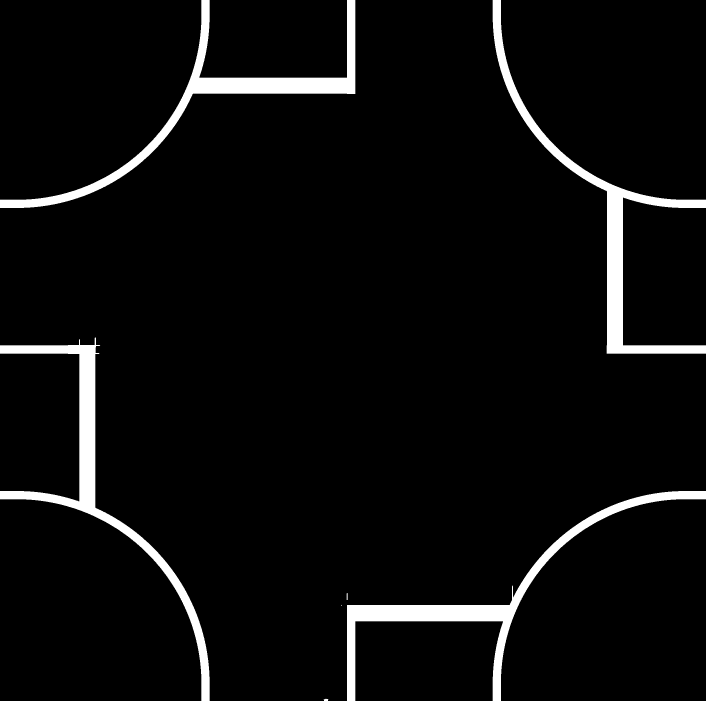
#> input picture Detección de carriles/ECC/intersection binaria.png, 2117 x 2101 px (shown at 1/3 size)
$ python ecc.py
#> lines starting #> are read from the running program, lines starting #| are printed output that depends on the picture; after the words box and inside, x2 and y2 are one past the last pixel; in counts of white or black regions, pixels touching at a corner belong together
import numpy as np
import cv2 as cv

im0 = cv.imread('intersection binaria.png', cv.IMREAD_GRAYSCALE)
#> im0 is the input picture: shape (2101, 2117); min 0, max 255, mean 12.3
im0 = cv.resize(im0, [500,500])
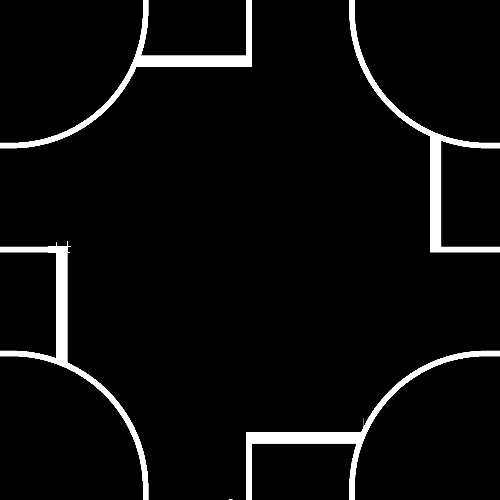
#> im0: shape (500, 500); min 0, max 255, mean 12.4
im1 = cv.imread('Captura de pantalla de bfmc2020_online_2.avi.png', cv.IMREAD_GRAYSCALE)
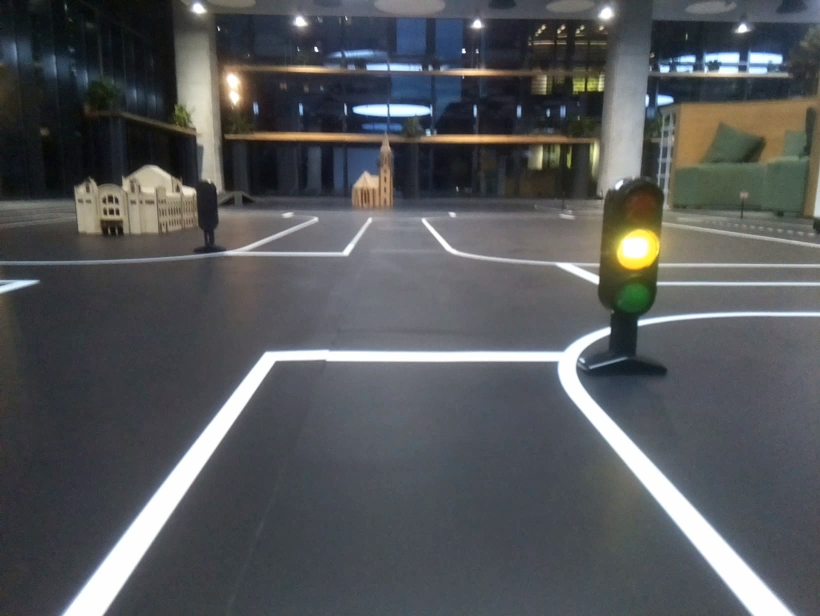
#> input picture Detección de carriles/ECC/Captura de pantalla de bfmc2020_online_2.avi.png, 1640 x 1232 px (shown at 1/2 size)
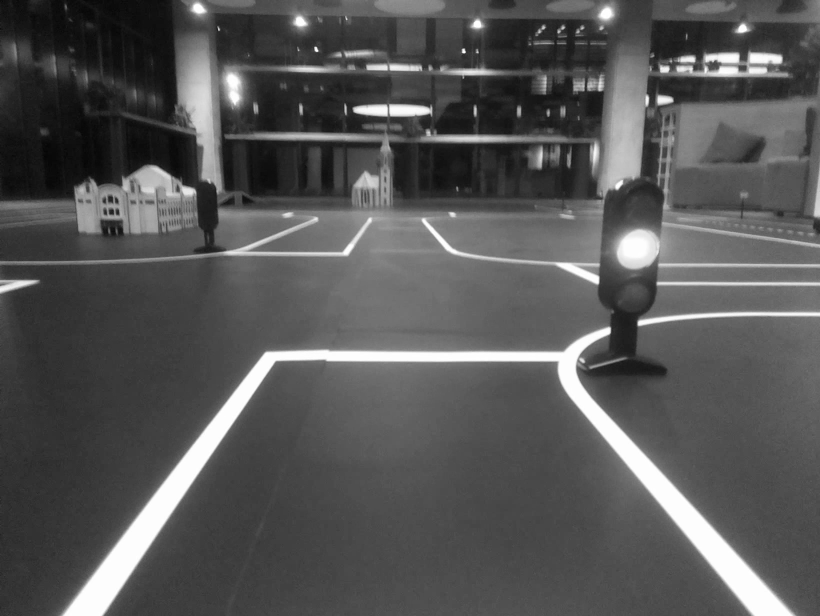
#> im1: shape (1232, 1640) (shown at 1/2 size); min 3, max 255, mean 86.2
im1 = cv.resize(im1, [640,480])
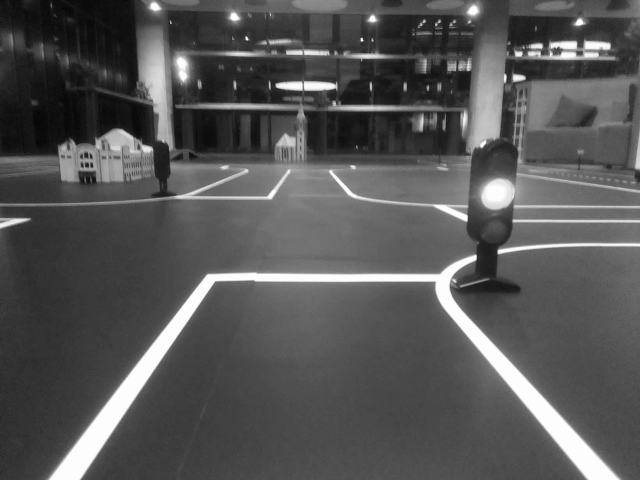
#> im1: shape (480, 640); min 6, max 255, mean 86.1
_, im1 = cv.threshold(im1, 136, 255, cv.THRESH_BINARY)
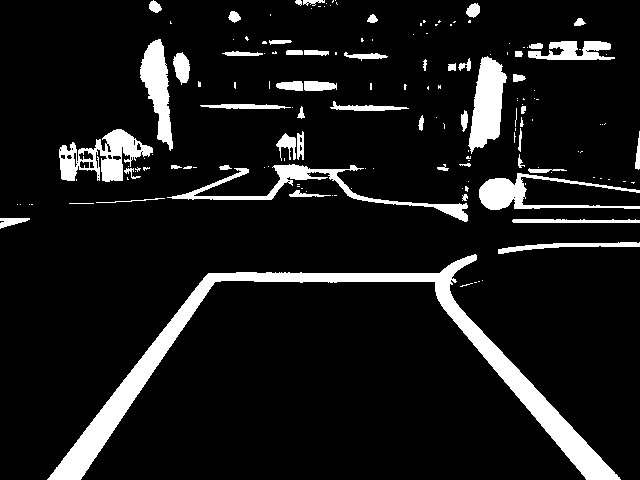
#> im1: shape (480, 640); 9.9% white; 157 white regions (103 under 20 px), largest, box (x1, y1, x2, y2) and area: (47, 254, 621, 480) 12292, (167, 164, 468, 222) 2353, (468, 56, 507, 154) 2305
cv.imshow('Patron', im0)
cv.imshow('Perspectiva', im1)

H = np.identity(3, np.float32)
H = np.array([
    [1.0, 0.0, 0.0],
    [0.0, 1.0, 0.0],
    [0.0, 0.0, 1.0]
])
print(H.dtype)

im1p = cv.warpPerspective(im1, H, im1.shape)
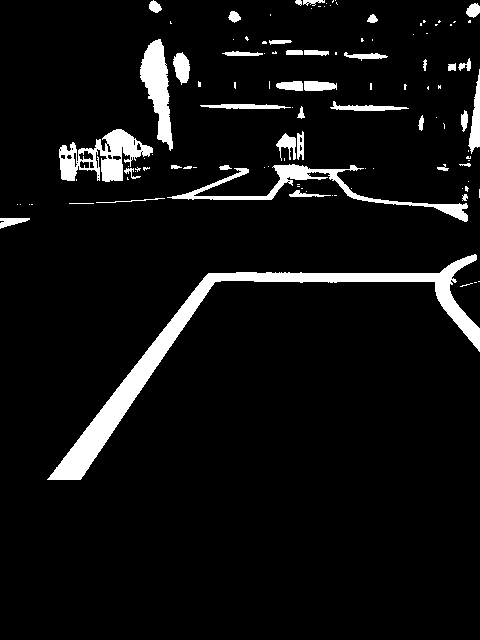
#> im1p: shape (640, 480); 6.5% white; 112 white regions (72 under 20 px), largest, box (x1, y1, x2, y2) and area: (47, 254, 480, 480) 8382, (167, 164, 468, 222) 2353, (59, 129, 153, 182) 2297

cv.waitKey()
#> (the run stopped early here; a loop or call above may not have finished)
